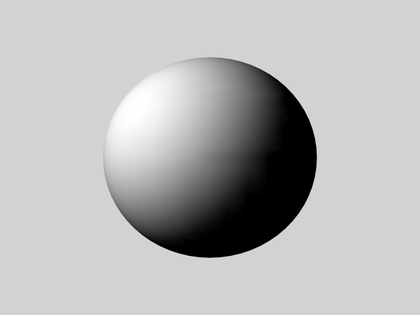
%> input picture A3/synthetic/sphere1.tif, 420 x 315 px, shrunk from 640 x 480 before the run
$ octave A3.m   (GNU Octave 9; MATLAB toolbox functions it lacks are replaced by stand-ins)
%> lines starting %> are read from the running program, lines starting %| are printed output that depends on the picture
% CMPT 412 Assignment 3: Photometric Stereo
% Alec Pershick
% 301190478

clear;
close all; % Clears previous figures each run

% Reading the images into the program and convert to greyscale
image1 = rgb2gray(imread('synthetic/sphere1.tif'));
%> image1: size 315x420 uint8; min 0, max 255, mean 183.1
image2 = rgb2gray(imread('synthetic/sphere2.tif'));
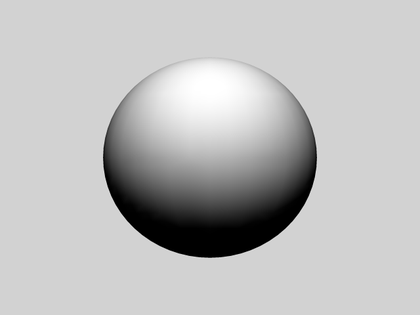
%> input picture A3/synthetic/sphere2.tif, 420 x 315 px, shrunk from 640 x 480 before the run
%> image2: size 315x420 uint8; min 0, max 255, mean 189.4
image3 = rgb2gray(imread('synthetic/sphere3.tif'));
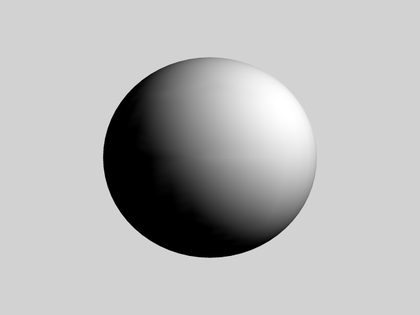
%> input picture A3/synthetic/sphere3.tif, 420 x 315 px, shrunk from 640 x 480 before the run
%> image3: size 315x420 uint8; min 0, max 255, mean 183.2

% Showing the images together
images = cat(2, image1, image2, image3);
montage(images);
title('The three input images showing three different light sources')

% Setting up the light vectors
lightLeftCorner = [-1, -0.5, -0.25];
lightStraightAbove = [0, -1, -0.25];
lightRightCorner =  [1, -0.5, -0.25];

[Gmag, Gdir] = imgradient(image1);
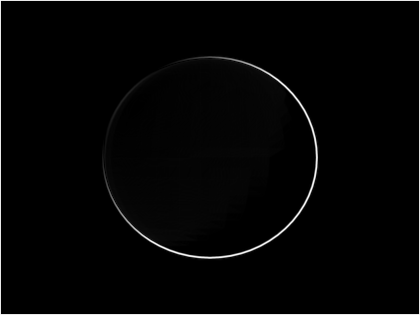
%> Gmag: size 315x420 double; min 0, max 920.7, mean 18.1; drawn with min black and max white
% surfnorm(Gmag);
figure
imshowpair(Gmag, Gdir, 'montage');
title('Gradient Magnitude, Gmag (left), and Gradient Direction, Gdir (right)')

[imgHeight, imgWidth, ~] = size(image1);
%> imgHeight = 315; imgWidth = 420

[Gx1, Gy1] = imgradientxy(image1);
[Gx2, Gy2] = imgradientxy(image2);
[Gx3, Gy3] = imgradientxy(image3);

% Initialize intensity E vectors
E1 = zeros(imgHeight, imgWidth);
E2 = zeros(imgHeight, imgWidth);
E3 = zeros(imgHeight, imgWidth);

% Loop through image and calculate dot product to find Intensities E1-E3
for h = 1:imgHeight
    for w = 1:imgWidth
        E1(h,w) = ((Gx1(h, w)*lightLeftCorner(1)) + (Gy1(h, w)*lightLeftCorner(2)) + ((-1)*lightLeftCorner(3)));
        E2(h,w) = ((Gx2(h, w)*lightStraightAbove(1)) + (Gy2(h, w)*lightStraightAbove(2)) + ((-1)*lightStraightAbove(3)));
        E3(h,w) = ((Gx3(h, w)*lightRightCorner(1)) + (Gy3(h, w)*lightRightCorner(2)) + ((-1)*lightRightCorner(3)));
    end
end
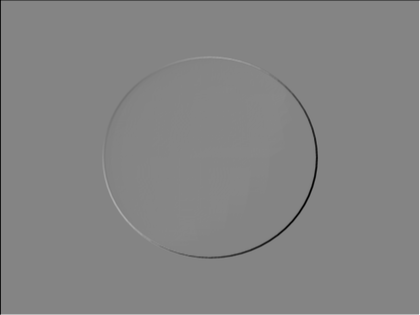
%> E1: size 315x420 double; min -1019.8, max 945.2, mean 0.2; drawn with min black and max white

% Show the image intensities
intensities = cat(2, E1, E2, E3);
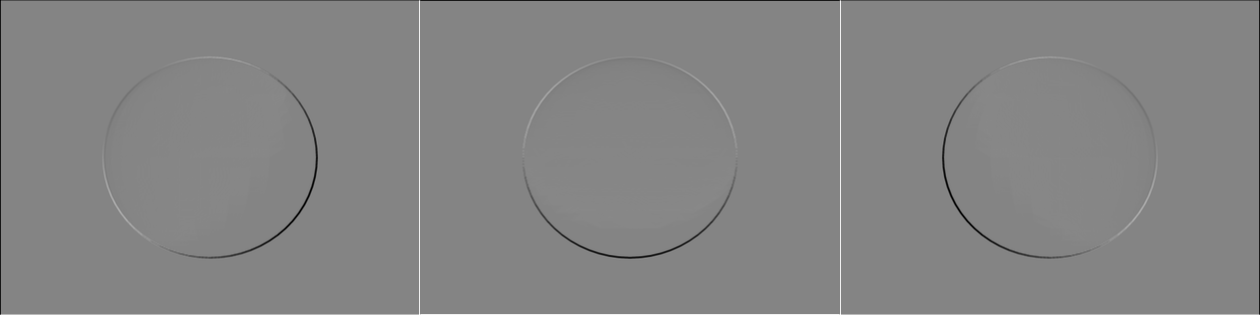
%> intensities: size 315x1260 double; min -1019.8, max 945.2, mean 0.2; drawn with min black and max white
montage(intensities);
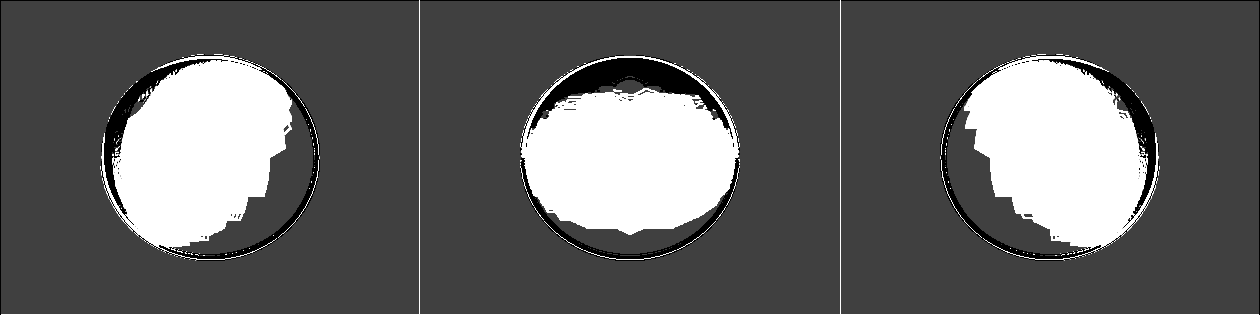
%> displayed picture: size 315x1260, on the screen's scale of 0 to 255; min 0, max 255, mean 98.8
title('The intensities E1, E2, and E3');

% Plot E1/E2 vs E2/E3
figure;
plot(log(E1./E2), log(E2./E3));
title('Intensities P and Q');
set(get(gca, 'XLabel'), 'String', 'E2/E3');
set(get(gca, 'YLabel'), 'String', 'E1/E2');
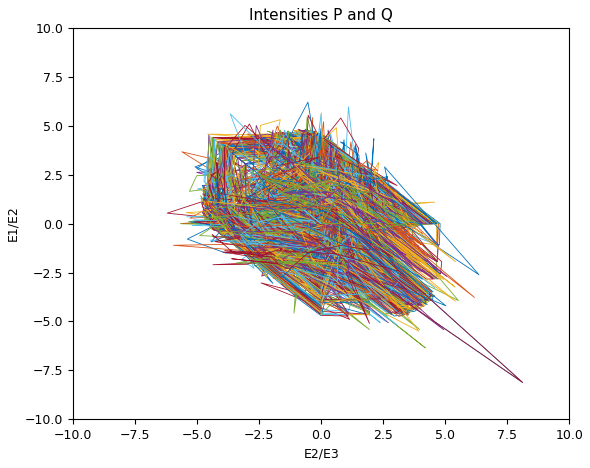
%> figure redrawn from the program's plot data
